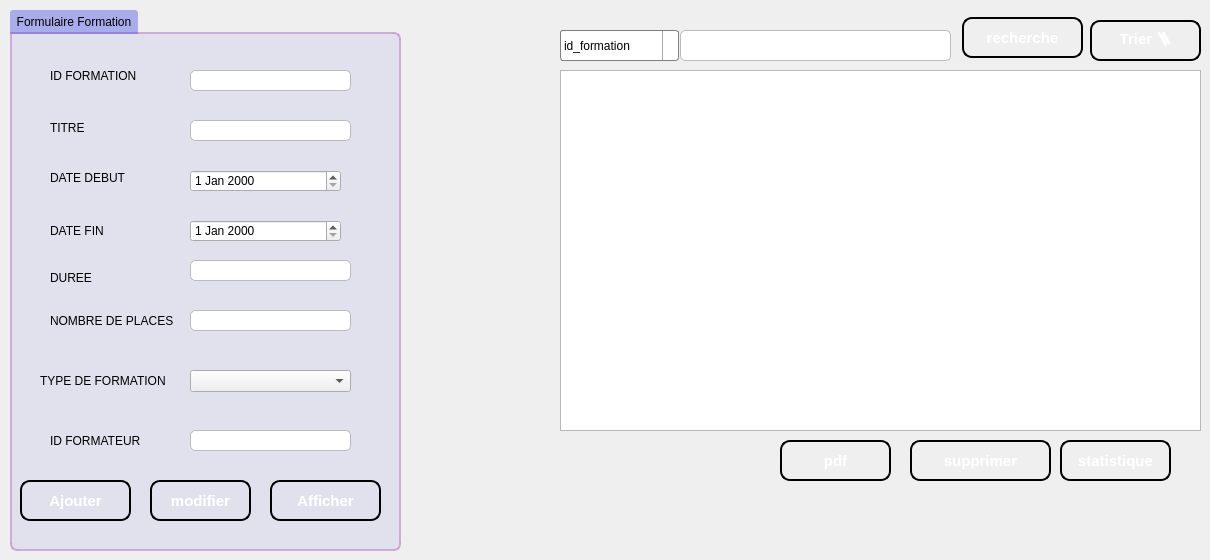
    <widget class="QWidget" name="tab_2">
     <attribute name="title">
      <string>GESTION FORMATION</string>
     </attribute>
     <widget class="QTableView" name="tableView_formations">
      <property name="geometry">
       <rect>
        <x>560</x>
        <y>70</y>
        <width>641</width>
        <height>361</height>
       </rect>
      </property>
     </widget>
     <widget class="QPushButton" name="pushButton_supprimer_2">
      <property name="geometry">
       <rect>
        <x>910</x>
        <y>440</y>
        <width>141</width>
        <height>41</height>
       </rect>
      </property>
      <property name="styleSheet">
       <string notr="true">QPushButton {
    background: qlineargradient(x1: 0, y1: 0, x2: 0, y2: 1,
                                stop: 0 #1c3087, stop: 1 #1c3087);
    border: 2px solid #000000;
    border-radius: 10px;
    padding: 10px;
    color: white;
    font-size: 15px;
    font-weight: bold;
    text-align: center;
}

QPushButton:hover {
    background: qlineargradient(x1: 0, y1: 0, x2: 0, y2: 1,
                                stop: 0 #bd9a06, stop: 1 #deb60d);
    cursor: pointer;
    box-shadow: 0px 0px 5px #004040;
}

QPushButton:pressed {
    background: qlineargradient(x1: 0, y1: 0, x2: 0, y2: 1,
                                stop: 0 #004080, stop: 1 #002040);
}</string>
      </property>
      <property name="text">
       <string>supprimer</string>
      </property>
      <property name="icon">
       <iconset resource="img.qrc">
        <normaloff>:/image QT/6467134.png</normaloff>:/image QT/6467134.png</iconset>
      </property>
      <property name="iconSize">
       <size>
        <width>30</width>
        <height>30</height>
       </size>
      </property>
     </widget>
     <widget class="QPushButton" name="statistique_2">
      <property name="geometry">
       <rect>
        <x>1060</x>
        <y>440</y>
        <width>111</width>
        <height>41</height>
       </rect>
      </property>
      <property name="styleSheet">
       <string notr="true">QPushButton {
    background: qlineargradient(x1: 0, y1: 0, x2: 0, y2: 1,
                                stop: 0 #1c3087, stop: 1 #1c3087);
    border: 2px solid #000000;
    border-radius: 10px;
    padding: 10px;
    color: white;
    font-size: 15px;
    font-weight: bold;
    text-align: center;
}

QPushButton:hover {
    background: qlineargradient(x1: 0, y1: 0, x2: 0, y2: 1,
                                stop: 0 #bd9a06, stop: 1 #deb60d);
    cursor: pointer;
    box-shadow: 0px 0px 5px #004040;
}

QPushButton:pressed {
    background: qlineargradient(x1: 0, y1: 0, x2: 0, y2: 1,
                                stop: 0 #004080, stop: 1 #002040);
}</string>
      </property>
      <property name="text">
       <string>statistique</string>
      </property>
      <property name="icon">
       <iconset resource="img.qrc">
        <normaloff>:/image QT/726476.png</normaloff>:/image QT/726476.png</iconset>
      </property>
      <property name="iconSize">
       <size>
        <width>30</width>
        <height>30</height>
       </size>
      </property>
     </widget>
     <widget class="QPushButton" name="pushButton_recherche_2">
      <property name="geometry">
       <rect>
        <x>962</x>
        <y>17</y>
        <width>121</width>
        <height>41</height>
       </rect>
      </property>
      <property name="styleSheet">
       <string notr="true">QPushButton {
    background: qlineargradient(x1: 0, y1: 0, x2: 0, y2: 1,
                                stop: 0 #1c3087, stop: 1 #1c3087);
    border: 2px solid #000000;
    border-radius: 10px;
    padding: 10px;
    color: white;
    font-size: 15px;
    font-weight: bold;
    text-align: center;
}

QPushButton:hover {
    background: qlineargradient(x1: 0, y1: 0, x2: 0, y2: 1,
                                stop: 0 #bd9a06, stop: 1 #deb60d);
    cursor: pointer;
    box-shadow: 0px 0px 5px #004040;
}

QPushButton:pressed {
    background: qlineargradient(x1: 0, y1: 0, x2: 0, y2: 1,
                                stop: 0 #004080, stop: 1 #002040);
}</string>
      </property>
      <property name="text">
       <string>recherche</string>
      </property>
      <property name="icon">
       <iconset resource="img.qrc">
        <normaloff>:/image QT/61088.png</normaloff>:/image QT/61088.png</iconset>
      </property>
      <property name="iconSize">
       <size>
        <width>30</width>
        <height>30</height>
       </size>
      </property>
     </widget>
     <widget class="QComboBox" name="comboBox_recherche_2">
      <property name="geometry">
       <rect>
        <x>560</x>
        <y>30</y>
        <width>119</width>
        <height>31</height>
       </rect>
      </property>
      <property name="styleSheet">
       <string notr="true">QComboBox {
    border: 1px solid gray;
    border-radius: 3px;
    padding: 1px 18px 1px 3px;
    min-width: 6em;
}

QComboBox:editable {
    background: white;
}

QComboBox:!editable, QComboBox::drop-down:editable {
     background: qlineargradient(x1: 0, y1: 0, x2: 0, y2: 1,
                                 stop: 0 #E1E1E1, stop: 0.4 #DDDDDD,
                                 stop: 0.5 #D8D8D8, stop: 1.0 #D3D3D3);
}

/* QComboBox gets the &quot;on&quot; state when the popup is open */
QComboBox:!editable:on, QComboBox::drop-down:editable:on {
    background: qlineargradient(x1: 0, y1: 0, x2: 0, y2: 1,
                                stop: 0 #D3D3D3, stop: 0.4 #D8D8D8,
                                stop: 0.5 #DDDDDD, stop: 1.0 #E1E1E1);
}

QComboBox:on { /* shift the text when the popup opens */
    padding-top: 3px;
    padding-left: 4px;
}

QComboBox::drop-down {
    subcontrol-origin: padding;
    subcontrol-position: top right;
    width: 15px;

    border-left-width: 1px;
    border-left-color: darkgray;
    border-left-style: solid; /* just a single line */
    border-top-right-radius: 3px; /* same radius as the QComboBox */
    border-bottom-right-radius: 3px;
}

QComboBox::down-arrow {
    image: url(/usr/share/icons/crystalsvg/16x16/actions/1downarrow.png);
}

QComboBox::down-arrow:on { /* shift the arrow when popup is open */
    top: 1px;
    left: 1px;
}</string>
      </property>
      <item>
       <property name="text">
        <string>id_formation</string>
       </property>
      </item>
      <item>
       <property name="text">
        <string>typeformation</string>
       </property>
      </item>
      <item>
       <property name="text">
        <string>id_formateur</string>
       </property>
      </item>
     </widget>
     <widget class="QLineEdit" name="lineEdit_recherche_2">
      <property name="geometry">
       <rect>
        <x>680</x>
        <y>30</y>
        <width>271</width>
        <height>31</height>
       </rect>
      </property>
      <property name="autoFillBackground">
       <bool>false</bool>
      </property>
      <property name="styleSheet">
       <string notr="true">QLineEdit {
    background-color: #FFFFFF;
    border: 1px solid #BBBBBB;
    border-radius: 5px;
    padding: 3px;
    font-size: 15px;
    font-family: &quot;Arial&quot;;
}

QLineEdit:focus {
    border: 2px solid #0000FF;
    background-color: #F0F0F0;
}
</string>
      </property>
     </widget>
     <widget class="QPushButton" name="pushButton_tri_2">
      <property name="geometry">
       <rect>
        <x>1090</x>
        <y>20</y>
        <width>111</width>
        <height>41</height>
       </rect>
      </property>
      <property name="autoFillBackground">
       <bool>false</bool>
      </property>
      <property name="styleSheet">
       <string notr="true">QPushButton {
    background: qlineargradient(x1: 0, y1: 0, x2: 0, y2: 1,
                                stop: 0 #1c3087, stop: 1 #1c3087);
    border: 2px solid #000000;
    border-radius: 10px;
    padding: 10px;
    color: white;
    font-size: 15px;
    font-weight: bold;
    text-align: center;
}

QPushButton:hover {
    background: qlineargradient(x1: 0, y1: 0, x2: 0, y2: 1,
                                stop: 0 #bd9a06, stop: 1 #deb60d);
    cursor: pointer;
    box-shadow: 0px 0px 5px #004040;
}

QPushButton:pressed {
    background: qlineargradient(x1: 0, y1: 0, x2: 0, y2: 1,
                                stop: 0 #004080, stop: 1 #002040);
}</string>
      </property>
      <property name="text">
       <string>Trier 🪜</string>
      </property>
     </widget>
     <widget class="QPushButton" name="pushButton_pdf_2">
      <property name="geometry">
       <rect>
        <x>780</x>
        <y>440</y>
        <width>111</width>
        <height>41</height>
       </rect>
      </property>
      <property name="styleSheet">
       <string notr="true">QPushButton {
    background: qlineargradient(x1: 0, y1: 0, x2: 0, y2: 1,
                                stop: 0 #1c3087, stop: 1 #1c3087);
    border: 2px solid #000000;
    border-radius: 10px;
    padding: 10px;
    color: white;
    font-size: 15px;
    font-weight: bold;
    text-align: center;
}

QPushButton:hover {
    background: qlineargradient(x1: 0, y1: 0, x2: 0, y2: 1,
                                stop: 0 #bd9a06, stop: 1 #deb60d);
    cursor: pointer;
    box-shadow: 0px 0px 5px #004040;
}

QPushButton:pressed {
    background: qlineargradient(x1: 0, y1: 0, x2: 0, y2: 1,
                                stop: 0 #004080, stop: 1 #002040);
}</string>
      </property>
      <property name="text">
       <string>pdf</string>
      </property>
      <property name="icon">
       <iconset resource="img.qrc">
        <normaloff>:/image QT/PDF_file_icon.svg.png</normaloff>:/image QT/PDF_file_icon.svg.png</iconset>
      </property>
      <property name="iconSize">
       <size>
        <width>30</width>
        <height>30</height>
       </size>
      </property>
     </widget>
     <widget class="QGroupBox" name="Personnel_Infos">
      <property name="geometry">
       <rect>
        <x>10</x>
        <y>10</y>
        <width>391</width>
        <height>541</height>
       </rect>
      </property>
      <property name="styleSheet">
       <string notr="true">QGroupBox {
	background: rgba(64,66,226,20); 
    border: 2px solid;
	border-top-right-radius: 7px;
	border-bottom-right-radius: 7px;
	border-bottom-left-radius: 7px;
    border-color: rgba(199, 153, 207, 200);
    margin-top: 22px;
}
QGroupBox::title  {
    background-color: rgba(64,66,226,100);
    subcontrol-origin: margin;
    subcontrol-position: top left;
    padding: 5px;
	border-top-left-radius: 3px;
	border-top-right-radius: 3px;
}</string>
      </property>
      <property name="title">
       <string>Formulaire Formation</string>
      </property>
      <widget class="QLabel" name="label_5">
       <property name="geometry">
        <rect>
         <x>40</x>
         <y>56</y>
         <width>101</width>
         <height>20</height>
        </rect>
       </property>
       <property name="text">
        <string>ID FORMATION</string>
       </property>
      </widget>
      <widget class="QLabel" name="label_6">
       <property name="geometry">
        <rect>
         <x>40</x>
         <y>110</y>
         <width>56</width>
         <height>16</height>
        </rect>
       </property>
       <property name="text">
        <string>TITRE</string>
       </property>
      </widget>
      <widget class="QLabel" name="label_20">
       <property name="geometry">
        <rect>
         <x>40</x>
         <y>160</y>
         <width>121</width>
         <height>16</height>
        </rect>
       </property>
       <property name="text">
        <string>DATE DEBUT</string>
       </property>
      </widget>
      <widget class="QLabel" name="label_21">
       <property name="geometry">
        <rect>
         <x>40</x>
         <y>200</y>
         <width>61</width>
         <height>41</height>
        </rect>
       </property>
       <property name="text">
        <string>DATE FIN</string>
       </property>
      </widget>
      <widget class="QLabel" name="label_22">
       <property name="geometry">
        <rect>
         <x>40</x>
         <y>260</y>
         <width>71</width>
         <height>16</height>
        </rect>
       </property>
       <property name="text">
        <string>DUREE</string>
       </property>
      </widget>
      <widget class="QLabel" name="label_24">
       <property name="geometry">
        <rect>
         <x>40</x>
         <y>290</y>
         <width>131</width>
         <height>41</height>
        </rect>
       </property>
       <property name="text">
        <string>NOMBRE DE PLACES</string>
       </property>
      </widget>
      <widget class="QLabel" name="label_25">
       <property name="geometry">
        <rect>
         <x>30</x>
         <y>350</y>
         <width>141</width>
         <height>41</height>
        </rect>
       </property>
       <property name="text">
        <string>TYPE DE FORMATION</string>
       </property>
      </widget>
      <widget class="QPushButton" name="pushButton_ajouter_2">
       <property name="geometry">
        <rect>
         <x>10</x>
         <y>470</y>
         <width>111</width>
         <height>41</height>
        </rect>
       </property>
       <property name="styleSheet">
        <string notr="true">QPushButton {
    background: qlineargradient(x1: 0, y1: 0, x2: 0, y2: 1,
                                stop: 0 #1c3087, stop: 1 #1c3087);
    border: 2px solid #000000;
    border-radius: 10px;
    padding: 10px;
    color: white;
    font-size: 15px;
    font-weight: bold;
    text-align: center;
}

QPushButton:hover {
    background: qlineargradient(x1: 0, y1: 0, x2: 0, y2: 1,
                                stop: 0 #bd9a06, stop: 1 #deb60d);
    cursor: pointer;
    box-shadow: 0px 0px 5px #004040;
}

QPushButton:pressed {
    background: qlineargradient(x1: 0, y1: 0, x2: 0, y2: 1,
                                stop: 0 #004080, stop: 1 #002040);
}</string>
       </property>
       <property name="text">
        <string>Ajouter</string>
       </property>
       <property name="icon">
        <iconset resource="img.qrc">
         <normaloff>:/image QT/992651.png</normaloff>:/image QT/992651.png</iconset>
       </property>
       <property name="iconSize">
        <size>
         <width>30</width>
         <height>30</height>
        </size>
       </property>
      </widget>
      <widget class="QPushButton" name="pushButton_modifier_2">
       <property name="geometry">
        <rect>
         <x>140</x>
         <y>470</y>
         <width>101</width>
         <height>41</height>
        </rect>
       </property>
       <property name="styleSheet">
        <string notr="true">QPushButton {
    background: qlineargradient(x1: 0, y1: 0, x2: 0, y2: 1,
                                stop: 0 #1c3087, stop: 1 #1c3087);
    border: 2px solid #000000;
    border-radius: 10px;
    padding: 10px;
    color: white;
    font-size: 15px;
    font-weight: bold;
    text-align: center;
}

QPushButton:hover {
    background: qlineargradient(x1: 0, y1: 0, x2: 0, y2: 1,
                                stop: 0 #bd9a06, stop: 1 #deb60d);
    cursor: pointer;
    box-shadow: 0px 0px 5px #004040;
}

QPushButton:pressed {
    background: qlineargradient(x1: 0, y1: 0, x2: 0, y2: 1,
                                stop: 0 #004080, stop: 1 #002040);
}</string>
       </property>
       <property name="text">
        <string>modifier</string>
       </property>
       <property name="icon">
        <iconset resource="img.qrc">
         <normaloff>:/image QT/2040995.png</normaloff>:/image QT/2040995.png</iconset>
       </property>
       <property name="iconSize">
        <size>
         <width>30</width>
         <height>30</height>
        </size>
       </property>
      </widget>
      <widget class="QLineEdit" name="lineEdit_id_formation">
       <property name="geometry">
        <rect>
         <x>180</x>
         <y>60</y>
         <width>161</width>
         <height>21</height>
        </rect>
       </property>
       <property name="styleSheet">
        <string notr="true">QLineEdit {
    background-color: #FFFFFF;
    border: 1px solid #BBBBBB;
    border-radius: 5px;
    padding: 3px;
    font-size: 15px;
    font-family: &quot;Arial&quot;;
}

QLineEdit:focus {
    border: 2px solid #0000FF;
    background-color: #F0F0F0;
}
</string>
       </property>
      </widget>
      <widget class="QLineEdit" name="lineEdit_titre">
       <property name="geometry">
        <rect>
         <x>180</x>
         <y>110</y>
         <width>161</width>
         <height>21</height>
        </rect>
       </property>
       <property name="styleSheet">
        <string notr="true">QLineEdit {
    background-color: #FFFFFF;
    border: 1px solid #BBBBBB;
    border-radius: 5px;
    padding: 3px;
    font-size: 15px;
    font-family: &quot;Arial&quot;;
}

QLineEdit:focus {
    border: 2px solid #0000FF;
    background-color: #F0F0F0;
}
</string>
       </property>
      </widget>
      <widget class="QLineEdit" name="lineEdit_duree">
       <property name="geometry">
        <rect>
         <x>180</x>
         <y>250</y>
         <width>161</width>
         <height>21</height>
        </rect>
       </property>
       <property name="autoFillBackground">
        <bool>false</bool>
       </property>
       <property name="styleSheet">
        <string notr="true">QLineEdit {
    background-color: #FFFFFF;
    border: 1px solid #BBBBBB;
    border-radius: 5px;
    padding: 3px;
    font-size: 15px;
    font-family: &quot;Arial&quot;;
}

QLineEdit:focus {
    border: 2px solid #0000FF;
    background-color: #F0F0F0;
}
</string>
       </property>
      </widget>
      <widget class="QLineEdit" name="lineEdit_nbrplace">
       <property name="geometry">
        <rect>
         <x>180</x>
         <y>300</y>
         <width>161</width>
         <height>21</height>
        </rect>
       </property>
       <property name="autoFillBackground">
        <bool>false</bool>
       </property>
       <property name="styleSheet">
        <string notr="true">QLineEdit {
    background-color: #FFFFFF;
    border: 1px solid #BBBBBB;
    border-radius: 5px;
    padding: 3px;
    font-size: 15px;
    font-family: &quot;Arial&quot;;
}

QLineEdit:focus {
    border: 2px solid #0000FF;
    background-color: #F0F0F0;
}
</string>
       </property>
      </widget>
      <widget class="QLineEdit" name="lineEdit_id_formateur">
       <property name="geometry">
        <rect>
         <x>180</x>
         <y>420</y>
         <width>161</width>
         <height>21</height>
        </rect>
       </property>
       <property name="autoFillBackground">
        <bool>false</bool>
       </property>
       <property name="styleSheet">
        <string notr="true">QLineEdit {
    background-color: #FFFFFF;
    border: 1px solid #BBBBBB;
    border-radius: 5px;
    padding: 3px;
    font-size: 15px;
    font-family: &quot;Arial&quot;;
}

QLineEdit:focus {
    border: 2px solid #0000FF;
    background-color: #F0F0F0;
}
</string>
       </property>
      </widget>
      <widget class="QPushButton" name="pushButton_refresh_2">
       <property name="geometry">
        <rect>
         <x>260</x>
         <y>470</y>
         <width>111</width>
         <height>41</height>
        </rect>
       </property>
       <property name="styleSheet">
        <string notr="true">QPushButton {
    background: qlineargradient(x1: 0, y1: 0, x2: 0, y2: 1,
                                stop: 0 #1c3087, stop: 1 #1c3087);
    border: 2px solid #000000;
    border-radius: 10px;
    padding: 10px;
    color: white;
    font-size: 15px;
    font-weight: bold;
    text-align: center;
}

QPushButton:hover {
    background: qlineargradient(x1: 0, y1: 0, x2: 0, y2: 1,
                                stop: 0 #bd9a06, stop: 1 #deb60d);
    cursor: pointer;
    box-shadow: 0px 0px 5px #004040;
}

QPushButton:pressed {
    background: qlineargradient(x1: 0, y1: 0, x2: 0, y2: 1,
                                stop: 0 #004080, stop: 1 #002040);
}</string>
       </property>
       <property name="text">
        <string>Afficher</string>
       </property>
       <property name="icon">
        <iconset resource="img.qrc">
         <normaloff>:/image QT/5610944.png</normaloff>:/image QT/5610944.png</iconset>
       </property>
       <property name="iconSize">
        <size>
         <width>30</width>
         <height>30</height>
        </size>
       </property>
      </widget>
      <widget class="QLabel" name="label_26">
       <property name="geometry">
        <rect>
         <x>40</x>
         <y>410</y>
         <width>141</width>
         <height>41</height>
        </rect>
       </property>
       <property name="text">
        <string>ID FORMATEUR</string>
       </property>
      </widget>
      <widget class="QComboBox" name="comboBox_type">
       <property name="geometry">
        <rect>
         <x>180</x>
         <y>360</y>
         <width>161</width>
         <height>22</height>
        </rect>
       </property>
       <item>
        <property name="text">
         <string/>
        </property>
       </item>
       <item>
        <property name="text">
         <string>mobile</string>
        </property>
       </item>
       <item>
        <property name="text">
         <string>full stack</string>
        </property>
       </item>
       <item>
        <property name="text">
         <string>marketing</string>
        </property>
       </item>
      </widget>
      <widget class="QLabel" name="label_id_formation">
       <property name="geometry">
        <rect>
         <x>160</x>
         <y>90</y>
         <width>201</width>
         <height>20</height>
        </rect>
       </property>
       <property name="text">
        <string/>
       </property>
      </widget>
      <widget class="QLabel" name="label_titre">
       <property name="geometry">
        <rect>
         <x>170</x>
         <y>130</y>
         <width>191</width>
         <height>20</height>
        </rect>
       </property>
       <property name="text">
        <string/>
       </property>
      </widget>
      <widget class="QDateEdit" name="dateEdit_debut">
       <property name="geometry">
        <rect>
         <x>180</x>
         <y>160</y>
         <width>151</width>
         <height>22</height>
        </rect>
       </property>
      </widget>
      <widget class="QDateEdit" name="dateEdit_fin">
       <property name="geometry">
        <rect>
         <x>180</x>
         <y>210</y>
         <width>151</width>
         <height>22</height>
        </rect>
       </property>
      </widget>
      <widget class="QLabel" name="label_datefin">
       <property name="geometry">
        <rect>
         <x>170</x>
         <y>230</y>
         <width>181</width>
         <height>20</height>
        </rect>
       </property>
       <property name="text">
        <string/>
       </property>
      </widget>
      <widget class="QLabel" name="label_duree">
       <property name="geometry">
        <rect>
         <x>170</x>
         <y>270</y>
         <width>191</width>
         <height>20</height>
        </rect>
       </property>
       <property name="text">
        <string/>
       </property>
      </widget>
      <widget class="QLabel" name="label_datedebut">
       <property name="geometry">
        <rect>
         <x>150</x>
         <y>190</y>
         <width>211</width>
         <height>20</height>
        </rect>
       </property>
       <property name="text">
        <string/>
       </property>
      </widget>
      <widget class="QLabel" name="label_nbrplace">
       <property name="geometry">
        <rect>
         <x>170</x>
         <y>330</y>
         <width>211</width>
         <height>20</height>
        </rect>
       </property>
       <property name="text">
        <string/>
       </property>
      </widget>
      <widget class="QLabel" name="label_type">
       <property name="geometry">
        <rect>
         <x>180</x>
         <y>390</y>
         <width>191</width>
         <height>20</height>
        </rect>
       </property>
       <property name="text">
        <string/>
       </property>
      </widget>
      <widget class="QLabel" name="label_id_formateur">
       <property name="geometry">
        <rect>
         <x>150</x>
         <y>440</y>
         <width>231</width>
         <height>20</height>
        </rect>
       </property>
       <property name="text">
        <string/>
       </property>
      </widget>
     </widget>
    </widget>
